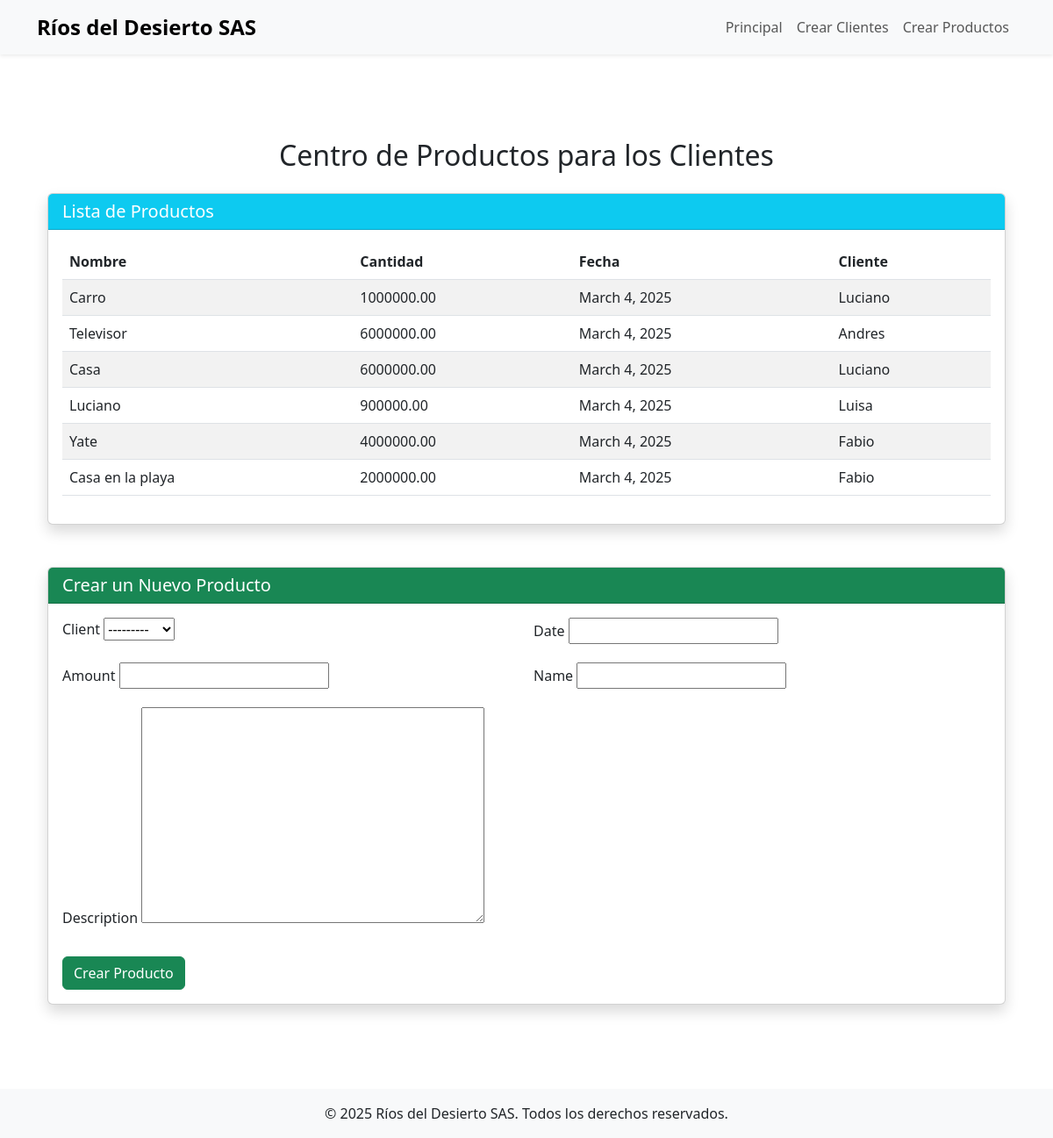
The page /clientshopping/ on the database its author committed.
### client_app/models.py (models this page shows, shortened)
class ClientShoppings(models.Model):
    client = models.ForeignKey(Client, on_delete=models.CASCADE)
    date = models.DateField()
    amount = models.DecimalField(max_digits=10, decimal_places=2)
    name = models.CharField(max_length=100)
    description = models.TextField()

class Client(models.Model):
    id_type = models.IntegerField(choices=[(tag.value, tag.name) for tag in IdType])
    id_number = models.CharField(max_length=20, unique=True)
    name = models.CharField(max_length=100)
    lastname = models.CharField(max_length=100)
    email = models.EmailField()
    phone = models.CharField(max_length=20)
    address = models.TextField()
    def __str__(self):
        return self.name

### client_app/views.py (the view)
# urls.py: path('clientshopping/', clientshopping, name='clientshopping'),
def clientshopping(request):
    context = {
        'clientshoppings': ClientShoppings.objects.all
    }
    if request.method == 'POST':
        form = ClientShoppingsForm(request.POST)
        if form.is_valid():
            client = form.cleaned_data['client']
            date = form.cleaned_data['date']
            amount = form.cleaned_data['amount']
            name = form.cleaned_data['name']
            description = form.cleaned_data['description']
            clientshopping = ClientShoppings(
                client=client,
                date=date,
                amount=amount,
                name=name,
                description=description
            )
            clientshopping.save()
            return redirect('clientshopping')
    else:
        form = ClientShoppingsForm()
    context['form'] = form
    return render(request, 'clientshopping.html', context)

### client_app/forms.py
class ClientShoppingsForm(forms.ModelForm):
    class Meta:
        model = ClientShoppings
        fields = [
            'client',
            'date',
            'amount',
            'name',
            'description',
        ]

### client_app/templates/clientshopping.html (shortened to what this page needs)
{% extends 'base.html' %}
{% block content %}
<div class="container my-5">
    <h2 class="text-center mb-4">Centro de Productos para los Clientes</h2>
    <div class="card shadow mb-5">
        <div class="card-header bg-info text-white">
            <h5 class="card-title mb-0">Lista de Productos</h5>
        </div>
        <div class="card-body">
            {% if clientshoppings %}
                <div class="table-responsive">
                    <table class="table table-striped">
                        <thead>
                            <tr>
                                <th>Nombre</th>
                                <th>Cantidad</th>
                                <th>Fecha</th>
                                <th>Cliente</th>
                            </tr>
                        </thead>
                        <tbody>
                            {% for clientshop in clientshoppings %}
                                <tr>
                                    <td>{{ clientshop.name }}</td>
                                    <td>{{ clientshop.amount }}</td>
                                    <td>{{ clientshop.date }}</td>
                                    <td>{{ clientshop.client }}</td>
                                </tr>
                            {% endfor %}
                        </tbody>
                    </table>
                </div>
            {% else %}
                <p class="text-muted">No hay productos registrados.</p>
            {% endif %}
        </div>
    </div>
    <div class="card shadow">
        <div class="card-header bg-success text-white">
            <h5 class="card-title mb-0">Crear un Nuevo Producto</h5>
        </div>
        <div class="card-body">
            <form method="post">
                <div class="row g-3">
                    {% for field in form %}
                        <div class="col-md-6">
                            <label for="{{ field.id_for_label }}" class="form-label">{{ field.label }}</label>
                            {{ field }}
                        </div>
                    {% endfor %}
                </div>
                <div class="mt-4">
                    <button type="submit" class="btn btn-success">Crear Producto</button>
                </div>
            </form>
        </div>
    </div>
</div>
{% endblock %}

### client_app/templates/base.html (style rules this page uses)
body { display: flex; flex-direction: column; min-height: 100vh; }

### rows shown on the page
ClientShoppings: name "Carro", amount "1000000.00", date "March 4, 2025", client "Luciano"
ClientShoppings: name "Televisor", amount "6000000.00", date "March 4, 2025", client "Andres"
ClientShoppings: name "Casa", amount "6000000.00", date "March 4, 2025", client "Luciano"
ClientShoppings: name "Luciano", amount "900000.00", date "March 4, 2025", client "Luisa"
ClientShoppings: name "Yate", amount "4000000.00", date "March 4, 2025", client "Fabio"
ClientShoppings: name "Casa en la playa", amount "2000000.00", date "March 4, 2025", client "Fabio"

### other values the page prints
{{ field.label }} "Client" "Date" "Amount" "Name" "Description"
